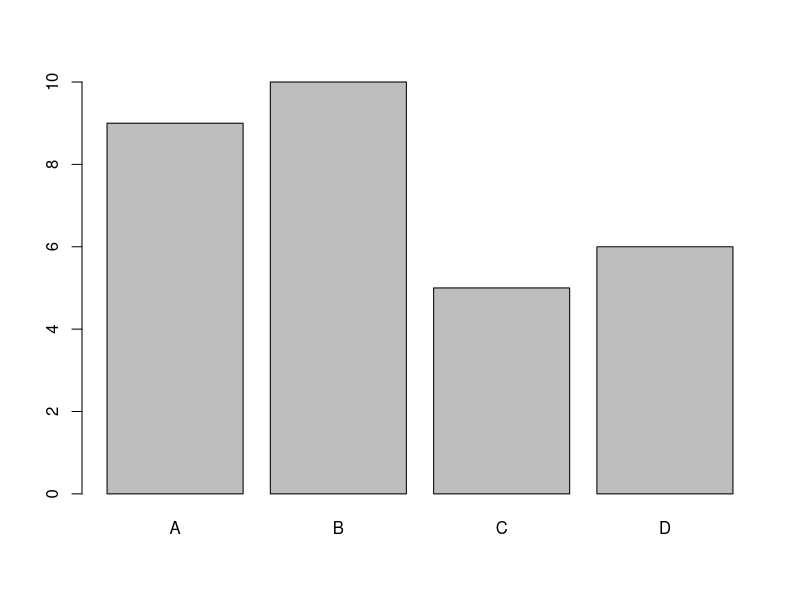

Write the R code that produced this figure. (Note: this script raises an error after producing the figure.)

(grades = sample(c('A','B','C','D'), size=30, replace=T, prob=c(.4,.3,.2,.1)))
grades=factor(grades)
grades
plot(grades)
r.norm(grades,mean=0,sd=1)
summary(grades)
table(grades)
gradesF0=factor(grades,ordered=T)
gradesF0=factor(grades,ordered=T,level=c('B','C','A','D'))

(marks=ceiling(rnorm(30,mean=60,sd=5)))
(student1=data.frame(marks,gradesF0))
boxplot(marks ~ gradesF0,data=student1)
(summary(marks))
boxplot(marks)
abline(h=summary(marks))
quantile(marks)
(gender=factor(sample(c('M','F'),size=30,replace=T)))
boxplot(marks ~ grades+gender,data=student1)

